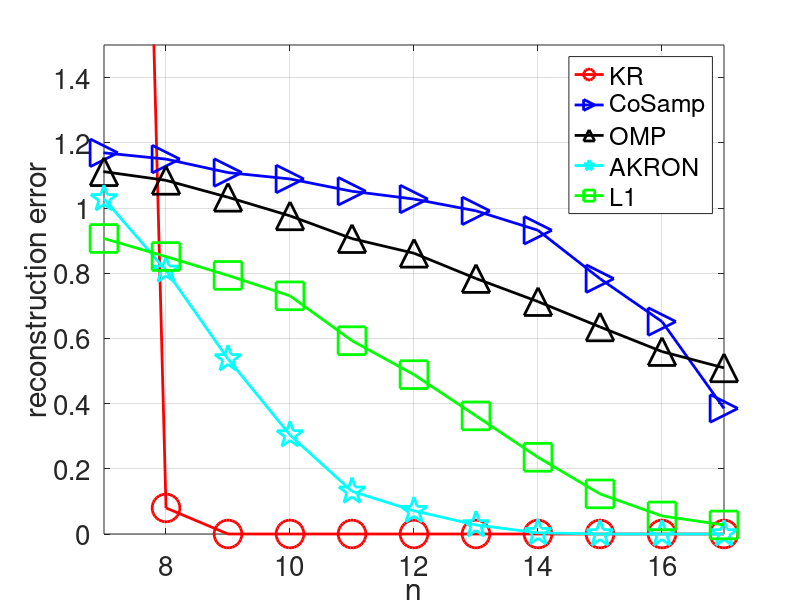
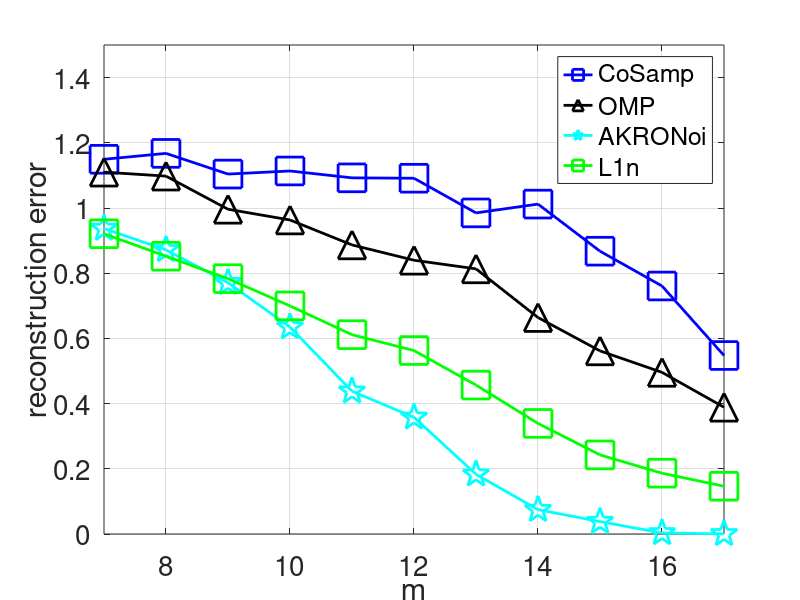

Here is the MATLAB script that generated these plots, in order:
clc
clear 
close all

load mat/noise_experiments.mat
I = 5:M; %2:size(errs_no_norm,2);


% errs_noise(1, mm) = errs_noise(1, mm) + per_error(x, x_kr_spar);
% errs_noise(2, mm) = errs_noise(2, mm) + per_error(x, x_cosamp);
% errs_noise(3, mm) = errs_noise(3, mm) + per_error(x, x_omp);
% errs_noise(4, mm) = errs_noise(4, mm) + per_error(x, x_l1kr);
% errs_noise(5, mm) = errs_noise(5, mm) + per_error(x, x_l1krn);
% errs_noise(6, mm) = errs_noise(6, mm) + per_error(x, x_l1);
% errs_noise(7, mm) = errs_noise(7, mm) + per_error(x, x_l1n);

lw = 2;
ms = 20;
fs = 20;
%%
h = figure; 
hold on; grid on;
box on;
plot(I, errs_clean(1, 1:numel(I)), 'ro-', 'LineWidth', lw, 'MarkerSize', ms);%kr
plot(I, errs_clean(2, 1:numel(I)), 'b>-', 'LineWidth', lw, 'MarkerSize', ms);%cosamp
plot(I, errs_clean(3, 1:numel(I)), 'k^-', 'LineWidth', lw, 'MarkerSize', ms);%omp
plot(I, errs_clean(4, 1:numel(I)), 'cp-', 'LineWidth', lw, 'MarkerSize', ms);%akron
% plot(I, errs_clean(5, 1:numel(I)), 'ms-', 'LineWidth', 2);%akronoi
plot(I, errs_clean(6, 1:numel(I)), 'gs-', 'LineWidth', lw, 'MarkerSize', ms);%l1
% plot(I, errs_clean(7, 1:numel(I)), 'bo-', 'LineWidth', 2);%l1n
axis tight;
xlim([7, M])
ylim([0, 1.5])
% legend('KR', 'CoSamp', 'OMP', 'AKRON', 'AKRONoi', 'L1', 'L1n', 'Location', 'best');
legend('KR', 'CoSamp', 'OMP', 'AKRON', 'L1', 'Location', 'best');
xlabel('n', 'FontSize', fs);
ylabel('reconstruction error', 'FontSize', fs);
set(gca, 'fontsize', fs);
saveas(h, 'eps/noise_exp_clean.eps', 'eps2c')

%%
g = figure; 
hold on; grid on;
box on;
% plot(I, errs_noise(1, 1:numel(I)), 'ro-', 'LineWidth', lw, 'MarkerSize', ms);%kr
plot(I, errs_noise(2, 1:numel(I)), 'bs-', 'LineWidth', lw, 'MarkerSize', ms);%cosamp
plot(I, errs_noise(3, 1:numel(I)), 'k^-', 'LineWidth', lw, 'MarkerSize', ms);%omp
% plot(I, errs_noise(4, 1:numel(I)), 'cp-', 'LineWidth', lw, 'MarkerSize', ms);%akron
plot(I, errs_noise(5, 1:numel(I)), 'cp-', 'LineWidth', lw, 'MarkerSize', ms);%akronoi
% plot(I, errs_noise(6, 1:numel(I)), 'rs-', 'LineWidth', lw, 'MarkerSize', ms);%l1
plot(I, errs_noise(7, 1:numel(I)), 'gs-', 'LineWidth', lw, 'MarkerSize', ms);%l1n
xlim([7, M])
ylim([0, 1.5])
legend('CoSamp', 'OMP', 'AKRONoi', 'L1n', 'Location', 'best');
% legend('KR', 'CoSamp', 'OMP', 'AKRON', 'AKRONoi', 'Location', 'best');
xlabel('m', 'FontSize', fs);
ylabel('reconstruction error', 'FontSize', fs);
set(gca, 'fontsize', fs);
saveas(g, 'eps/noise_exp_noise.eps', 'eps2c')
